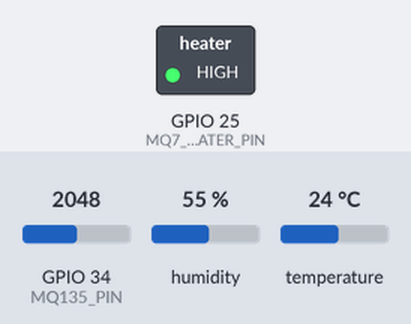
Simulated run of this sketch. Board: ESP32. Parts: switched loads named in the sketch (green lamp = pin HIGH). Inputs (shaded band) come from the test bench; at power-on: GPIO 34 (MQ135_PIN) = 2048, humidity 55 %, temperature 24 °C. WiFi joins after 1.5 s; servers stay silent unless stated; the local clock reads 2024-03-15 10:24:30 at power-on unless the sketch sets it; random numbers use the default seed unless the sketch sets one; no MQTT or app messages arrive unless stated; what the sketch prints to the serial monitor is not drawn.

Above: at 0.1 s.
At 60.1 s:
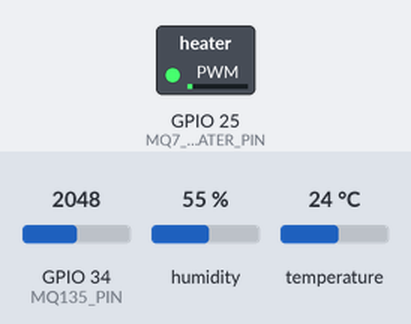
Timing chart, 0 to 61.6 s (numbered marks = the images above):
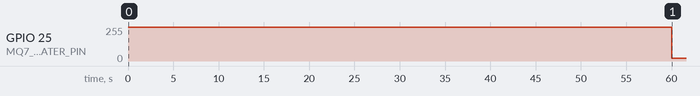

The sketch:

pollusense_v1.ino
```cpp
// PolluSense node firmware v1 -- Arduino-ESP32 core 3.x
// Libraries: PubSubClient (Nick O'Leary), DHT sensor library (Adafruit) + Adafruit Unified Sensor
#include <WiFi.h>
#include <PubSubClient.h>
#include <DHT.h>
#include <time.h>
#include <esp_system.h>

// ---------- edit these ----------
const char* WIFI_SSID = "YOUR_SSID";
const char* WIFI_PASS = "YOUR_WIFI_PASSWORD";
const char* MQTT_HOST = "192.168.1.50";   // the Pi's IP address
const int   MQTT_PORT = 1883;
const char* MQTT_USER = "pollusense";
const char* MQTT_PASS = "CHANGE_ME";
const char* DEVICE_ID = "ps01";
const bool  MQ7_CYCLE = true;             // false = constant 5 V fallback
// --------------------------------

#define PMS_RX_PIN 16       // ESP32 RX2 <- PMS7003 TX
#define PMS_TX_PIN 17       // ESP32 TX2 -> PMS7003 RX
#define DHT_PIN 4
#define MQ135_PIN 34        // ADC1
#define MQ7_PIN 35          // ADC1
#define MQ7_HEATER_PIN 25   // MOSFET gate
const float DIV_RATIO = 2.0f;                    // 100k/100k divider
const uint8_t DUTY_HIGH = 255, DUTY_LOW = 20;    // 20/255 = 7.8% ~ 1.4 V heating power

DHT dht(DHT_PIN, DHT11);
WiFiClient net;
PubSubClient mqtt(net);
String topic;

uint32_t bootId, seq = 0;
uint32_t pmSum[3] = {0, 0, 0}; uint16_t pmN = 0;
float mq135Sum = 0; uint16_t mq135N = 0;
float mq7MinSum = 0; uint16_t mq7MinN = 0;      // MQ7 results in this minute
bool lowPhase = false; uint32_t phaseStart = 0;
float mq7CycSum = 0; uint16_t mq7CycN = 0; uint32_t lastMq7Read = 0;
uint32_t lastPublish = 0, lastSample = 0, lastWifiTry = 0, lastMqttTry = 0;

float readMv(int pin) {                     // mean of 64 reads, in mV at the module output
  uint32_t s = 0;
  for (int i = 0; i < 64; i++) s += analogReadMilliVolts(pin);
  return (s / 64.0f) * DIV_RATIO;
}

String num(float v, int d = 1) { return isnan(v) ? String("null") : String(v, d); }

void readPMS() {                            // parse 32-byte frames: 0x42 0x4D ...
  static uint8_t buf[32]; static uint8_t idx = 0;
  while (Serial2.available()) {
    uint8_t c = Serial2.read();
    if (idx == 0 && c != 0x42) continue;
    if (idx == 1 && c != 0x4D) { idx = 0; continue; }
    buf[idx++] = c;
    if (idx < 32) continue;
    idx = 0;
    uint16_t sum = 0;
    for (int i = 0; i < 30; i++) sum += buf[i];
    if (sum != (uint16_t)((buf[30] << 8) | buf[31])) continue;   // bad checksum: drop frame
    pmSum[0] += (buf[10] << 8) | buf[11];   // PM1.0, atmospheric
    pmSum[1] += (buf[12] << 8) | buf[13];   // PM2.5, atmospheric
    pmSum[2] += (buf[14] << 8) | buf[15];   // PM10,  atmospheric
    pmN++;
  }
}

void heaterCycle() {                        // 60 s HIGH (5 V), 90 s LOW (~1.4 V)
  if (!MQ7_CYCLE) return;
  uint32_t el = millis() - phaseStart;
  if (!lowPhase && el >= 60000) {
    lowPhase = true; phaseStart = millis(); ledcWrite(MQ7_HEATER_PIN, DUTY_LOW);
    mq7CycSum = 0; mq7CycN = 0;
  } else if (lowPhase) {
    if (el >= 85000 && el < 90000 && millis() - lastMq7Read >= 250) {   // last 5 s of LOW
      mq7CycSum += readMv(MQ7_PIN); mq7CycN++; lastMq7Read = millis();
    }
    if (el >= 90000) {
      if (mq7CycN > 0) { mq7MinSum += mq7CycSum / mq7CycN; mq7MinN++; }
      lowPhase = false; phaseStart = millis(); ledcWrite(MQ7_HEATER_PIN, DUTY_HIGH);
    }
  }
}

void publishMinute() {
  float pm1 = NAN, pm25 = NAN, pm10 = NAN;
  if (pmN > 0) { pm1 = pmSum[0] / (float)pmN; pm25 = pmSum[1] / (float)pmN; pm10 = pmSum[2] / (float)pmN; }
  float t = dht.readTemperature(), h = dht.readHumidity();
  float mq135 = mq135N ? mq135Sum / mq135N : NAN;
  float mq7 = mq7MinN ? mq7MinSum / mq7MinN : NAN;
  time_t now = time(nullptr);
  String js = "{\"device_id\":\"" + String(DEVICE_ID) + "\"";
  js += ",\"boot_id\":" + String(bootId);
  js += ",\"seq\":" + String(seq++);
  js += ",\"ts\":" + (now > 1700000000 ? String((long)now) : String("null"));
  js += ",\"uptime_s\":" + String(millis() / 1000);
  js += ",\"rssi\":" + String(WiFi.RSSI());
  js += ",\"pm1\":" + num(pm1) + ",\"pm25\":" + num(pm25) + ",\"pm10\":" + num(pm10);
  js += ",\"pm_frames\":" + String(pmN);
  js += ",\"temp\":" + num(t) + ",\"rh\":" + num(h);
  js += ",\"mq135_mv\":" + num(mq135) + ",\"mq7_mv\":" + num(mq7);
  js += ",\"mq7_mode\":\"" + String(MQ7_CYCLE ? "cycle" : "constant") + "\"}";
  if (mqtt.connected()) mqtt.publish(topic.c_str(), js.c_str());
  Serial.println(js);
  pmSum[0] = pmSum[1] = pmSum[2] = 0; pmN = 0;
  mq135Sum = 0; mq135N = 0; mq7MinSum = 0; mq7MinN = 0;
}

void keepConnected() {
  if (WiFi.status() != WL_CONNECTED) {
    if (millis() - lastWifiTry > 10000) { WiFi.reconnect(); lastWifiTry = millis(); }
    return;
  }
  if (!mqtt.connected() && millis() - lastMqttTry > 5000) {
    lastMqttTry = millis();
    mqtt.connect(DEVICE_ID, MQTT_USER, MQTT_PASS);
  }
}

void setup() {
  Serial.begin(115200);
  Serial2.begin(9600, SERIAL_8N1, PMS_RX_PIN, PMS_TX_PIN);
  dht.begin();
  analogSetPinAttenuation(MQ135_PIN, ADC_11db);
  analogSetPinAttenuation(MQ7_PIN, ADC_11db);
  ledcAttach(MQ7_HEATER_PIN, 1000, 8);       // core 2.x: ledcSetup(0,1000,8); ledcAttachPin(MQ7_HEATER_PIN,0);
  ledcWrite(MQ7_HEATER_PIN, DUTY_HIGH);       // core 2.x: ledcWrite(0, DUTY_HIGH);
  bootId = esp_random();
  topic = String("pollusense/") + DEVICE_ID + "/raw";
  WiFi.mode(WIFI_STA);
  WiFi.begin(WIFI_SSID, WIFI_PASS);
  configTime(0, 0, "pool.ntp.org", "time.google.com");   // UTC
  mqtt.setServer(MQTT_HOST, MQTT_PORT);
  mqtt.setBufferSize(512);                    // default 256 B is too small for our JSON
  phaseStart = lastPublish = lastSample = millis();
}

void loop() {
  keepConnected();
  mqtt.loop();
  readPMS();
  heaterCycle();
  if (millis() - lastSample >= 5000) {        // MQ135 every 5 s
    lastSample = millis();
    mq135Sum += readMv(MQ135_PIN); mq135N++;
    if (!MQ7_CYCLE) { mq7MinSum += readMv(MQ7_PIN); mq7MinN++; }
  }
  if (millis() - lastPublish >= 60000) { lastPublish += 60000; publishMinute(); }
}
```

Measured:
- by itself, GPIO 25 (MQ7_HEATER_PIN): 255/255 → 20/255 at 60.0 s
